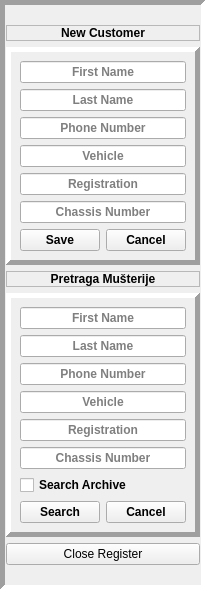
     <widget class="QFrame" name="left_frame">
      <property name="sizePolicy">
       <sizepolicy hsizetype="Preferred" vsizetype="Preferred">
        <horstretch>0</horstretch>
        <verstretch>0</verstretch>
       </sizepolicy>
      </property>
      <property name="layoutDirection">
       <enum>Qt::LeftToRight</enum>
      </property>
      <property name="frameShape">
       <enum>QFrame::Panel</enum>
      </property>
      <property name="frameShadow">
       <enum>QFrame::Sunken</enum>
      </property>
      <property name="lineWidth">
       <number>5</number>
      </property>
      <property name="midLineWidth">
       <number>5</number>
      </property>
      <layout class="QVBoxLayout" name="verticalLayout" stretch="1,3,1,3,0">
       <property name="leftMargin">
        <number>1</number>
       </property>
       <property name="topMargin">
        <number>20</number>
       </property>
       <property name="rightMargin">
        <number>1</number>
       </property>
       <property name="bottomMargin">
        <number>20</number>
       </property>
       <item>
        <widget class="QLabel" name="add_customer_label">
         <property name="font">
          <font>
           <family>Arial</family>
           <weight>75</weight>
           <bold>true</bold>
          </font>
         </property>
         <property name="frameShape">
          <enum>QFrame::StyledPanel</enum>
         </property>
         <property name="frameShadow">
          <enum>QFrame::Sunken</enum>
         </property>
         <property name="lineWidth">
          <number>5</number>
         </property>
         <property name="midLineWidth">
          <number>5</number>
         </property>
         <property name="text">
          <string>New Customer</string>
         </property>
         <property name="scaledContents">
          <bool>true</bool>
         </property>
         <property name="alignment">
          <set>Qt::AlignCenter</set>
         </property>
        </widget>
       </item>
       <item>
        <widget class="QFrame" name="customer_entry_box">
         <property name="sizePolicy">
          <sizepolicy hsizetype="Expanding" vsizetype="Expanding">
           <horstretch>1</horstretch>
           <verstretch>1</verstretch>
          </sizepolicy>
         </property>
         <property name="font">
          <font>
           <family>Arial</family>
           <pointsize>9</pointsize>
           <weight>75</weight>
           <bold>true</bold>
          </font>
         </property>
         <property name="frameShape">
          <enum>QFrame::Panel</enum>
         </property>
         <property name="frameShadow">
          <enum>QFrame::Raised</enum>
         </property>
         <property name="lineWidth">
          <number>5</number>
         </property>
         <property name="midLineWidth">
          <number>5</number>
         </property>
         <layout class="QFormLayout" name="formLayout_2">
          <item row="1" column="0" colspan="2">
           <widget class="QLineEdit" name="add_customer_name">
            <property name="sizePolicy">
             <sizepolicy hsizetype="Expanding" vsizetype="Expanding">
              <horstretch>1</horstretch>
              <verstretch>1</verstretch>
             </sizepolicy>
            </property>
            <property name="font">
             <font>
              <family>Arial</family>
              <pointsize>9</pointsize>
              <weight>75</weight>
              <bold>true</bold>
             </font>
            </property>
            <property name="alignment">
             <set>Qt::AlignCenter</set>
            </property>
            <property name="placeholderText">
             <string>First Name</string>
            </property>
           </widget>
          </item>
          <item row="2" column="0" colspan="2">
           <widget class="QLineEdit" name="add_customer_surname">
            <property name="sizePolicy">
             <sizepolicy hsizetype="Expanding" vsizetype="Expanding">
              <horstretch>1</horstretch>
              <verstretch>1</verstretch>
             </sizepolicy>
            </property>
            <property name="font">
             <font>
              <family>Arial</family>
              <pointsize>9</pointsize>
              <weight>75</weight>
              <bold>true</bold>
             </font>
            </property>
            <property name="alignment">
             <set>Qt::AlignCenter</set>
            </property>
            <property name="placeholderText">
             <string>Last Name</string>
            </property>
           </widget>
          </item>
          <item row="3" column="0" colspan="2">
           <widget class="QLineEdit" name="add_customer_phone">
            <property name="sizePolicy">
             <sizepolicy hsizetype="Expanding" vsizetype="Expanding">
              <horstretch>1</horstretch>
              <verstretch>1</verstretch>
             </sizepolicy>
            </property>
            <property name="font">
             <font>
              <family>Arial</family>
              <pointsize>9</pointsize>
              <weight>75</weight>
              <bold>true</bold>
             </font>
            </property>
            <property name="maxLength">
             <number>32767</number>
            </property>
            <property name="alignment">
             <set>Qt::AlignCenter</set>
            </property>
            <property name="placeholderText">
             <string>Phone Number</string>
            </property>
           </widget>
          </item>
          <item row="4" column="0" colspan="2">
           <widget class="QLineEdit" name="add_customer_vehicle">
            <property name="sizePolicy">
             <sizepolicy hsizetype="Expanding" vsizetype="Expanding">
              <horstretch>1</horstretch>
              <verstretch>1</verstretch>
             </sizepolicy>
            </property>
            <property name="font">
             <font>
              <family>Arial</family>
              <pointsize>9</pointsize>
              <weight>75</weight>
              <bold>true</bold>
             </font>
            </property>
            <property name="alignment">
             <set>Qt::AlignCenter</set>
            </property>
            <property name="dragEnabled">
             <bool>false</bool>
            </property>
            <property name="placeholderText">
             <string>Vehicle</string>
            </property>
           </widget>
          </item>
          <item row="5" column="0" colspan="2">
           <widget class="QLineEdit" name="add_customer_plates">
            <property name="sizePolicy">
             <sizepolicy hsizetype="Expanding" vsizetype="Expanding">
              <horstretch>1</horstretch>
              <verstretch>1</verstretch>
             </sizepolicy>
            </property>
            <property name="font">
             <font>
              <family>Arial</family>
              <pointsize>9</pointsize>
              <weight>75</weight>
              <bold>true</bold>
             </font>
            </property>
            <property name="alignment">
             <set>Qt::AlignCenter</set>
            </property>
            <property name="placeholderText">
             <string>Registration</string>
            </property>
           </widget>
          </item>
          <item row="6" column="0" colspan="2">
           <widget class="QLineEdit" name="add_customer_chasis">
            <property name="sizePolicy">
             <sizepolicy hsizetype="Expanding" vsizetype="Expanding">
              <horstretch>1</horstretch>
              <verstretch>1</verstretch>
             </sizepolicy>
            </property>
            <property name="font">
             <font>
              <family>Arial</family>
              <pointsize>9</pointsize>
              <weight>75</weight>
              <bold>true</bold>
             </font>
            </property>
            <property name="alignment">
             <set>Qt::AlignCenter</set>
            </property>
            <property name="dragEnabled">
             <bool>false</bool>
            </property>
            <property name="placeholderText">
             <string>Chassis Number</string>
            </property>
           </widget>
          </item>
          <item row="7" column="0">
           <widget class="QPushButton" name="save_new_customer_button">
            <property name="sizePolicy">
             <sizepolicy hsizetype="Expanding" vsizetype="Expanding">
              <horstretch>1</horstretch>
              <verstretch>0</verstretch>
             </sizepolicy>
            </property>
            <property name="font">
             <font>
              <family>Arial</family>
              <pointsize>9</pointsize>
              <weight>75</weight>
              <bold>true</bold>
             </font>
            </property>
            <property name="text">
             <string>Save</string>
            </property>
           </widget>
          </item>
          <item row="7" column="1">
           <widget class="QPushButton" name="cancel_new_customer_button">
            <property name="sizePolicy">
             <sizepolicy hsizetype="Expanding" vsizetype="Expanding">
              <horstretch>1</horstretch>
              <verstretch>0</verstretch>
             </sizepolicy>
            </property>
            <property name="font">
             <font>
              <family>Arial</family>
              <pointsize>9</pointsize>
              <weight>75</weight>
              <bold>true</bold>
             </font>
            </property>
            <property name="text">
             <string>Cancel</string>
            </property>
           </widget>
          </item>
         </layout>
        </widget>
       </item>
       <item>
        <widget class="QLabel" name="search_customer_label">
         <property name="font">
          <font>
           <family>Arial</family>
           <weight>75</weight>
           <bold>true</bold>
          </font>
         </property>
         <property name="frameShape">
          <enum>QFrame::StyledPanel</enum>
         </property>
         <property name="frameShadow">
          <enum>QFrame::Sunken</enum>
         </property>
         <property name="lineWidth">
          <number>5</number>
         </property>
         <property name="midLineWidth">
          <number>5</number>
         </property>
         <property name="text">
          <string>Pretraga Mušterije</string>
         </property>
         <property name="textFormat">
          <enum>Qt::AutoText</enum>
         </property>
         <property name="scaledContents">
          <bool>true</bool>
         </property>
         <property name="alignment">
          <set>Qt::AlignCenter</set>
         </property>
        </widget>
       </item>
       <item>
        <widget class="QFrame" name="customer_search_box">
         <property name="sizePolicy">
          <sizepolicy hsizetype="Expanding" vsizetype="Expanding">
           <horstretch>1</horstretch>
           <verstretch>1</verstretch>
          </sizepolicy>
         </property>
         <property name="font">
          <font>
           <family>Arial</family>
           <pointsize>9</pointsize>
           <weight>75</weight>
           <bold>true</bold>
          </font>
         </property>
         <property name="layoutDirection">
          <enum>Qt::LeftToRight</enum>
         </property>
         <property name="frameShape">
          <enum>QFrame::Panel</enum>
         </property>
         <property name="frameShadow">
          <enum>QFrame::Raised</enum>
         </property>
         <property name="lineWidth">
          <number>5</number>
         </property>
         <property name="midLineWidth">
          <number>5</number>
         </property>
         <layout class="QFormLayout" name="formLayout_3">
          <item row="0" column="0" colspan="2">
           <widget class="QLineEdit" name="search_customer_name">
            <property name="sizePolicy">
             <sizepolicy hsizetype="Expanding" vsizetype="Expanding">
              <horstretch>1</horstretch>
              <verstretch>1</verstretch>
             </sizepolicy>
            </property>
            <property name="font">
             <font>
              <family>Arial</family>
              <pointsize>9</pointsize>
              <weight>75</weight>
              <bold>true</bold>
             </font>
            </property>
            <property name="alignment">
             <set>Qt::AlignCenter</set>
            </property>
            <property name="placeholderText">
             <string>First Name</string>
            </property>
           </widget>
          </item>
          <item row="1" column="0" colspan="2">
           <widget class="QLineEdit" name="search_customer_surname">
            <property name="sizePolicy">
             <sizepolicy hsizetype="Expanding" vsizetype="Expanding">
              <horstretch>1</horstretch>
              <verstretch>1</verstretch>
             </sizepolicy>
            </property>
            <property name="font">
             <font>
              <family>Arial</family>
              <pointsize>9</pointsize>
              <weight>75</weight>
              <bold>true</bold>
             </font>
            </property>
            <property name="alignment">
             <set>Qt::AlignCenter</set>
            </property>
            <property name="placeholderText">
             <string>Last Name</string>
            </property>
           </widget>
          </item>
          <item row="2" column="0" colspan="2">
           <widget class="QLineEdit" name="search_customer_phone">
            <property name="sizePolicy">
             <sizepolicy hsizetype="Expanding" vsizetype="Expanding">
              <horstretch>1</horstretch>
              <verstretch>1</verstretch>
             </sizepolicy>
            </property>
            <property name="font">
             <font>
              <family>Arial</family>
              <pointsize>9</pointsize>
              <weight>75</weight>
              <bold>true</bold>
             </font>
            </property>
            <property name="maxLength">
             <number>32767</number>
            </property>
            <property name="alignment">
             <set>Qt::AlignCenter</set>
            </property>
            <property name="placeholderText">
             <string>Phone Number</string>
            </property>
           </widget>
          </item>
          <item row="3" column="0" colspan="2">
           <widget class="QLineEdit" name="search_customer_vehicle">
            <property name="sizePolicy">
             <sizepolicy hsizetype="Expanding" vsizetype="Expanding">
              <horstretch>1</horstretch>
              <verstretch>1</verstretch>
             </sizepolicy>
            </property>
            <property name="font">
             <font>
              <family>Arial</family>
              <pointsize>9</pointsize>
              <weight>75</weight>
              <bold>true</bold>
             </font>
            </property>
            <property name="alignment">
             <set>Qt::AlignCenter</set>
            </property>
            <property name="dragEnabled">
             <bool>false</bool>
            </property>
            <property name="placeholderText">
             <string>Vehicle</string>
            </property>
           </widget>
          </item>
          <item row="4" column="0" colspan="2">
           <widget class="QLineEdit" name="search_customer_plates">
            <property name="sizePolicy">
             <sizepolicy hsizetype="Expanding" vsizetype="Expanding">
              <horstretch>1</horstretch>
              <verstretch>1</verstretch>
             </sizepolicy>
            </property>
            <property name="font">
             <font>
              <family>Arial</family>
              <pointsize>9</pointsize>
              <weight>75</weight>
              <bold>true</bold>
             </font>
            </property>
            <property name="alignment">
             <set>Qt::AlignCenter</set>
            </property>
            <property name="placeholderText">
             <string>Registration</string>
            </property>
           </widget>
          </item>
          <item row="5" column="0" colspan="2">
           <widget class="QLineEdit" name="search_customer_chasis">
            <property name="sizePolicy">
             <sizepolicy hsizetype="Expanding" vsizetype="Expanding">
              <horstretch>1</horstretch>
              <verstretch>1</verstretch>
             </sizepolicy>
            </property>
            <property name="font">
             <font>
              <family>Arial</family>
              <pointsize>9</pointsize>
              <weight>75</weight>
              <bold>true</bold>
             </font>
            </property>
            <property name="alignment">
             <set>Qt::AlignCenter</set>
            </property>
            <property name="dragEnabled">
             <bool>false</bool>
            </property>
            <property name="placeholderText">
             <string>Chassis Number</string>
            </property>
           </widget>
          </item>
          <item row="7" column="0">
           <widget class="QPushButton" name="search_customer_button">
            <property name="sizePolicy">
             <sizepolicy hsizetype="Expanding" vsizetype="Expanding">
              <horstretch>1</horstretch>
              <verstretch>0</verstretch>
             </sizepolicy>
            </property>
            <property name="font">
             <font>
              <family>Arial</family>
              <pointsize>9</pointsize>
              <weight>75</weight>
              <bold>true</bold>
             </font>
            </property>
            <property name="text">
             <string>Search</string>
            </property>
           </widget>
          </item>
          <item row="7" column="1">
           <widget class="QPushButton" name="cancel_search_customer_button">
            <property name="sizePolicy">
             <sizepolicy hsizetype="Expanding" vsizetype="Expanding">
              <horstretch>1</horstretch>
              <verstretch>0</verstretch>
             </sizepolicy>
            </property>
            <property name="font">
             <font>
              <family>Arial</family>
              <pointsize>9</pointsize>
              <weight>75</weight>
              <bold>true</bold>
             </font>
            </property>
            <property name="text">
             <string>Cancel</string>
            </property>
           </widget>
          </item>
          <item row="6" column="0" colspan="2">
           <widget class="QCheckBox" name="archive_checkbox">
            <property name="text">
             <string>Search Archive</string>
            </property>
           </widget>
          </item>
         </layout>
        </widget>
       </item>
       <item>
        <widget class="QPushButton" name="close_register_button">
         <property name="text">
          <string>Close Register</string>
         </property>
        </widget>
       </item>
      </layout>
     </widget>
